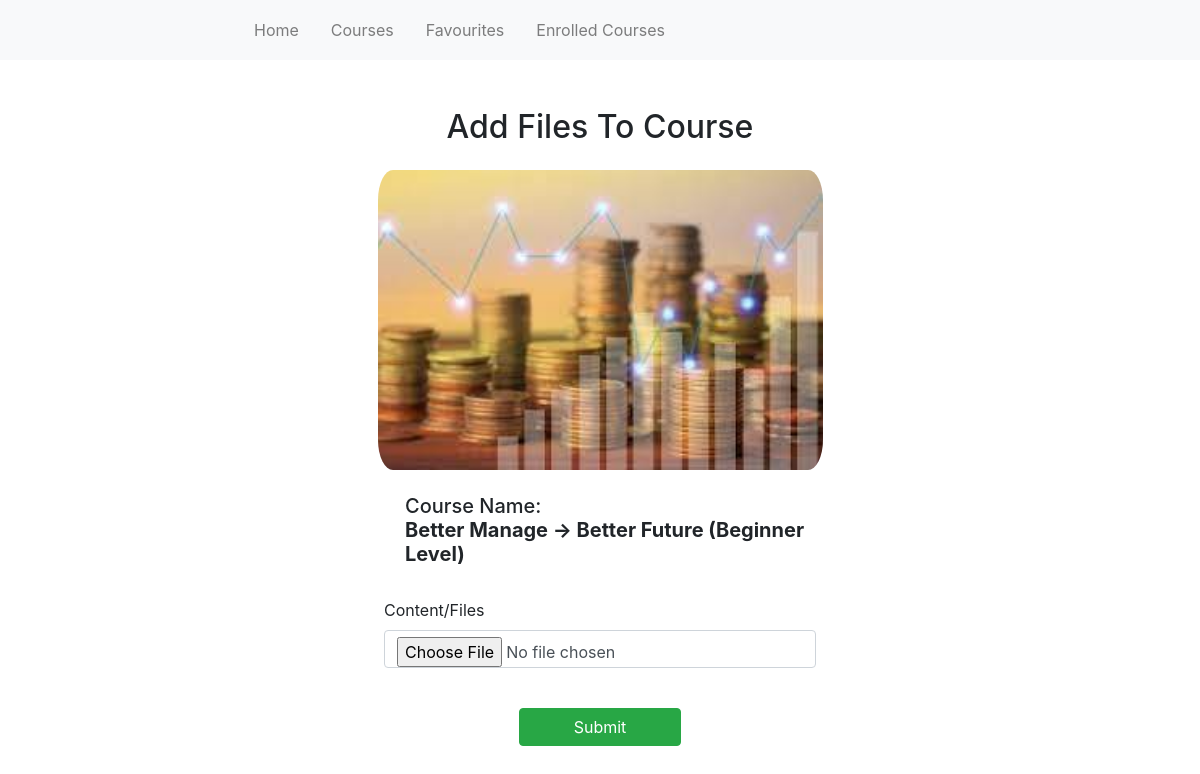
Screenshot of /add/files/3/ with the database file from the repository.
### LearnOnline_App/models.py (models this page shows)
class Course(models.Model):
    title = models.CharField(max_length=500)
    description = models.TextField()
    image = models.ImageField(upload_to="course_covers/")
    creation_date = models.DateTimeField(auto_now_add=True)
    duration = models.CharField(max_length=300, blank=True, null=True)
    author = models.ForeignKey(User, on_delete=models.CASCADE)
    favourite = models.ManyToManyField(User, related_name='favourite', blank=True)

### LearnOnline_App/views.py (the view, shortened to what this page needs)
# urls.py: path('add/files/<str:pk>/', add_files_to_course, name="addFiles"),
def add_files_to_course(request, pk):
    course = Course.objects.get(id=pk)
    context = {"form": FilesForm, "course": course}
    return render(request, "AddFilesToCourse.html", context=context)

### LearnOnline_App/templates/AddFilesToCourse.html (shortened to what this page needs)
<!doctype html>
<html lang="en">
<head>
    <link rel="stylesheet" href="https://cdn.jsdelivr.net/npm/bootstrap@4.1.3/dist/css/bootstrap.min.css"
>
    <link rel="stylesheet" href="https://cdn.jsdelivr.net/npm/bootstrap-icons@1.7.2/font/bootstrap-icons.css">
    <link rel="stylesheet" href="https://cdnjs.cloudflare.com/ajax/libs/font-awesome/4.7.0/css/font-awesome.min.css">
</head>
<header>
    <nav class="navbar navbar-expand-lg navbar-light bg-light" style="height:60px">
        <div class="container w-75">
            <img src="https://i.ibb.co/Srb6XHV/logo-200x200-removebg-preview-1.png" alt="LOGO" height="140px"
                 class="mt-3">
            <div class="collapse navbar-collapse" id="navbarNav">
                <ul class="navbar-nav">
                    <li class="nav-item m-2">
                        <a class="nav-link" href="{% url 'home' %}">Home</a>
                    </li>
                    <li class="nav-item m-2">
                        <a class="nav-link" href="{% url 'courses' %}">Courses</a>
                    </li>
                    <li class="nav-item m-2">
                        <a class="nav-link" href="{% url 'course_favourite_list' %}">Favourites</a>
                    </li>
                    <li class="nav-item m-2">
                        <a class="nav-link" href="{% url 'my-courses' %}">Enrolled Courses</a>
                    </li>
                </ul>
            </div>
        </div>
    </nav>
</header>
<div class="container w-50 mt-5">
    <h2 class="display-5" style="text-align: center">Add Files To Course</h2>
    <form method="post" enctype="multipart/form-data">
        <div class="container" style="align-items: center;">
            <div class="row">
                <img class="card-img-top mt-3 mb-4 col-10" src="{{ MEDIA_URL }}{{ course.image.url }}"
                     alt="Card image cap"
                     height="300px"
                     style="border-radius:30px; display: block; margin-left: auto; margin-right: auto; width: 50%;">
            </div>
            <div class="row" style="display: block; margin-left: auto; margin-right: auto; width: 90%;">
                <h5 class="ml-5">Course Name:
                    <br>
                    <span style="font-weight: bold;">{{course.title}}</span></h5>
            </div>
            <br>
            <div class="form-group" style="display: block; margin-left: auto; margin-right: auto; width: 80%;">
                <label for="exampleFormControlTextarea1" class="form-label">Content/Files</label>
                {{form.files}}
            </div>
            <br>
            <button type="submit" class="btn btn-success"
                    style="display: block; margin-left: auto; margin-right: auto; width: 30%;">Submit
            </button>
        </div>
    </form>
</div>
</html>

### rows the page displays
Course: image (picture), title "Better Manage -> Better Future (Beginner Level)"
